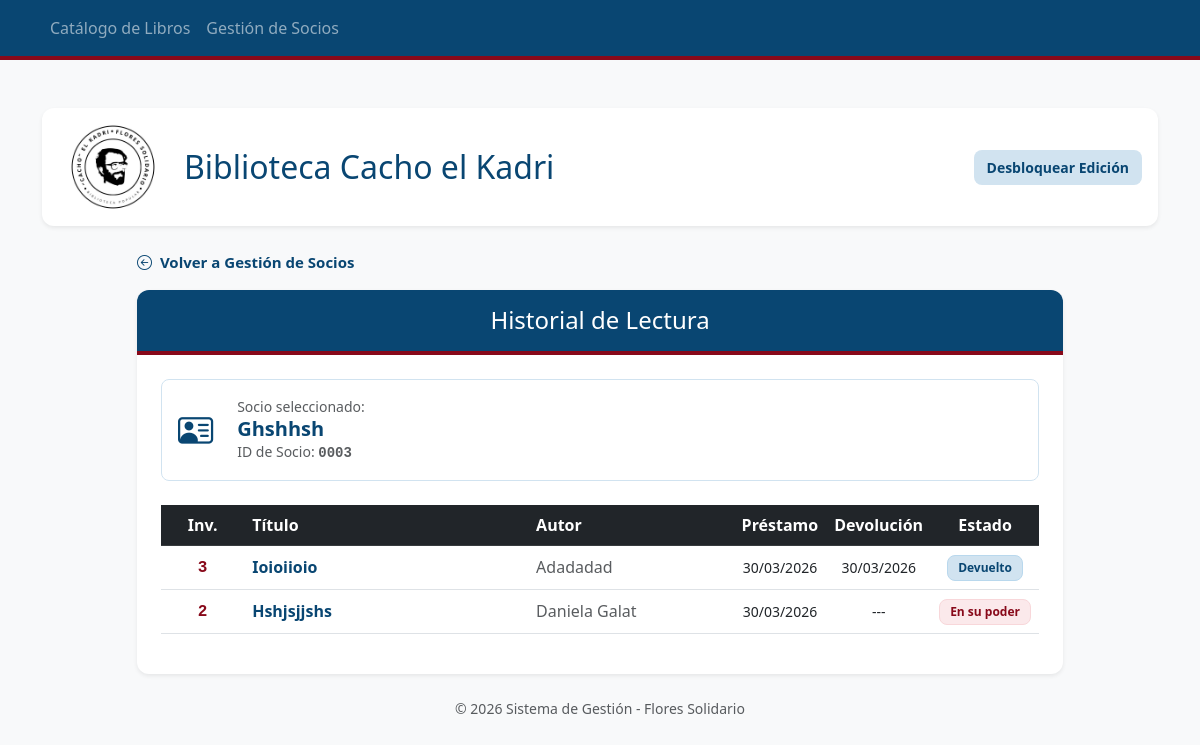
Before: /historial_socio/3 with the older database file.
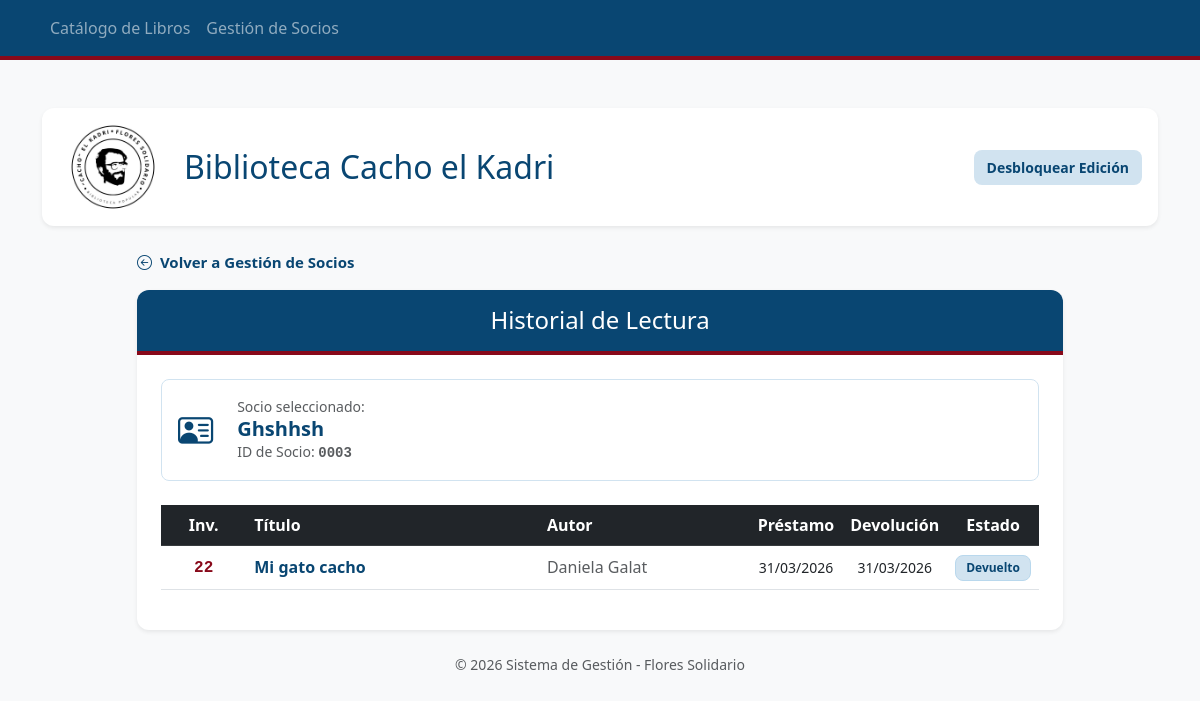
After: the same page with the newer database file.
### tables this page shows
CREATE TABLE Prestamos (
            id_prestamo INTEGER PRIMARY KEY AUTOINCREMENT,
            id_socio INTEGER,
            nro_inventario INTEGER,
            fecha_prestamo DATE,
            fecha_devolucion DATE,
            FOREIGN KEY (id_socio) REFERENCES Socios (id_socio),
            FOREIGN KEY (nro_inventario) REFERENCES Ejemplares (nro_inventario)
        );

CREATE TABLE Obras (
            mfn INTEGER PRIMARY KEY AUTOINCREMENT,
            titulo TEXT NOT NULL,
            autor TEXT NOT NULL,
            editorial TEXT,
            anio TEXT
        );

### app.py (the view)
@app.route('/historial_socio/<int:id_socio>')
def historial_socio(id_socio):
    conexion = sqlite3.connect("biblioteca.db")
    cursor = conexion.cursor()
    cursor.execute("SELECT nombre_completo FROM Socios WHERE id_socio = ?", (id_socio,))
    nombre_socio = cursor.fetchone()[0]
    cursor.execute('''
        SELECT o.titulo, o.autor, p.fecha_prestamo, p.fecha_devolucion, p.nro_inventario
        FROM Prestamos p
        JOIN Ejemplares e ON p.nro_inventario = e.nro_inventario
        JOIN Obras o ON e.mfn_vinculado = o.mfn
        WHERE p.id_socio = ?
        ORDER BY p.fecha_prestamo DESC
    ''', (id_socio,))
    historial = cursor.fetchall()
    conexion.close()
    return render_template('historial_socio.html',
                           nombre=nombre_socio,
                           historial=historial,
                           id_s=id_socio)

### templates/historial_socio.html (shortened to what this page needs)
{% extends 'layout.html' %}
{% block content %}
<div class="row justify-content-center mb-5">
    <div class="col-lg-10">
        <div class="mb-3">
            <a href="/socios" style="color: #094672; text-decoration: none; font-weight: bold; font-size: 15px; transition: all 0.2s;">
                <i class="bi bi-arrow-left-circle me-1"></i> Volver a Gestión de Socios
            </a>
        </div>
        <div class="card shadow-sm border-0" style="border-radius: 12px; overflow: hidden;">
            <div class="card-header text-white text-center py-3" style="background-color: #094672; border-bottom: 4px solid #88091a;">
                <h4 class="mb-0 font-weight-bold">Historial de Lectura</h4>
            </div>
            <div class="card-body p-4">
                <div class="mb-4 p-3 bg-white border rounded-3" style="border-color: #d1e3f0 !important;">
                    <div class="row align-items-center">
                        <div class="col-auto">
                            <i class="bi bi-person-vcard" style="font-size: 2.2rem; color: #094672;"></i>
                        </div>
                        <div class="col">
                            <p class="mb-0 small text-muted">Socio seleccionado:</p>
                            <h5 class="mb-0" style="color: #094672; font-weight: bold;">{{ nombre }}</h5>
                            <p class="mb-0 text-muted small">ID de Socio: <span style="font-family: monospace; font-weight: bold;">{{ "%04d" | format(id_s) }}</span></p>
                        </div>
                    </div>
                </div>
                <div class="table-responsive">
                    <table class="table table-hover align-middle">
                        <thead class="table-dark" style="background-color: #094672 !important;">
                            <tr class="text-center">
                                <th style="width: 10%;">Inv.</th>
                                <th class="text-start" style="width: 35%;">Título</th>
                                <th class="text-start" style="width: 25%;">Autor</th>
                                <th>Préstamo</th>
                                <th>Devolución</th>
                                <th>Estado</th>
                            </tr>
                        </thead>
                        <tbody>
                            {% for registro in historial %}
                            <tr class="text-center">
                                <td><span style="font-family: monospace; font-weight: bold; color: #88091a;">{{ registro[4] }}</span></td>
                                <td class="text-start fw-bold" style="color: #094672;">{{ registro[0] }}</td>
                                <td class="text-start text-muted">{{ registro[1] }}</td>
                                <td class="small">{{ registro[2] }}</td>
                                <td class="small">{{ registro[3] if registro[3] else "---" }}</td>
                                <td>
                                    {% if registro[3] %}
                                        <span class="badge" style="background-color: #d1e3f0; color: #094672; border-radius: 8px; padding: 6px 10px; font-weight: bold; border: 1px solid #b9d8ed;">Devuelto</span>
                                    {% else %}
                                        <span class="badge" style="background-color: #fbe9eb; color: #88091a; border-radius: 8px; padding: 6px 10px; font-weight: bold; border: 1px solid #f8d7da;">En su poder</span>
                                    {% endif %}
                                </td>
                            </tr>
                            {% endfor %}
                        </tbody>
                    </table>
                </div>
            </div>
        </div>
        <p class="text-center mt-4 mb-2 text-muted small">
            © 2026 Sistema de Gestión - Flores Solidario
        </p>
    </div>
</div>
{% endblock %}

Changed rows visible on the page:
no longer on this page (row unchanged): Prestamos: nro_inventario "3", titulo "Ioioiioio", autor "Adadadad", fecha_prestamo "30/03/2026", fecha_devolucion "30/03/2026", shows "Devuelto"
no longer on this page (row edited): Prestamos: nro_inventario "2", titulo "Hshjsjjshs", autor "Daniela Galat", fecha_prestamo "30/03/2026", registro "---", shows "En su poder"
added Prestamos: nro_inventario "22", titulo "Mi gato cacho", autor "Daniela Galat", fecha_prestamo "31/03/2026", fecha_devolucion "31/03/2026", shows "Devuelto"
